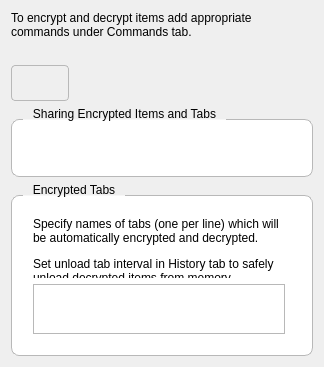
<?xml version="1.0" encoding="UTF-8"?>
<ui version="4.0">
 <class>ItemEncryptedSettings</class>
 <widget class="QWidget" name="ItemEncryptedSettings">
  <property name="styleSheet">
   <string>
QLineEdit, QComboBox, QSpinBox, QDoubleSpinBox { border-radius: 4px; border: 1px solid palette(mid); padding: 5px 8px; min-height: 24px; background: palette(base); }
QComboBox:focus, QLineEdit:focus, QSpinBox:focus, QDoubleSpinBox:focus { border: 1px solid palette(highlight); }
QPushButton { border-radius: 4px; padding: 5px 12px; min-height: 24px; border: 1px solid palette(mid); background: palette(button); }
QPushButton:hover { background: palette(alternate-base); }
QPushButton:pressed { background: palette(mid); }
QPushButton:default { background: palette(highlight); color: palette(highlighted-text); border: 1px solid palette(highlight); }
QPushButton:default:hover { background: palette(highlight); }
QCheckBox { spacing: 8px; }
QGroupBox { border-radius: 8px; border: 1px solid palette(mid); margin-top: 12px; padding: 12px; background: palette(base); }
QGroupBox::title { subcontrol-origin: margin; subcontrol-position: top left; padding: 0 8px; left: 12px; }
QListWidget, QTreeWidget, QTableWidget { border-radius: 8px; border: 1px solid palette(mid); }
QScrollBar:vertical { border: none; background: transparent; width: 8px; margin: 0; }
QScrollBar::handle:vertical { background: palette(mid); border-radius: 4px; min-height: 24px; }
QScrollBar::handle:vertical:hover { background: palette(mid); }
QScrollBar::add-line:vertical, QScrollBar::sub-line:vertical { height: 0; }
QScrollBar:horizontal { border: none; background: transparent; height: 8px; margin: 0; }
QScrollBar::handle:horizontal { background: palette(mid); border-radius: 4px; min-width: 24px; }
QScrollBar::handle:horizontal:hover { background: palette(mid); }
QScrollBar::add-line:horizontal, QScrollBar::sub-line:horizontal { width: 0; }
   </string>
  </property>

  <property name="geometry">
   <rect>
    <x>0</x>
    <y>0</y>
    <width>324</width>
    <height>367</height>
   </rect>
  </property>
  <property name="sizePolicy">
   <sizepolicy hsizetype="Preferred" vsizetype="Preferred">
    <horstretch>0</horstretch>
    <verstretch>1</verstretch>
   </sizepolicy>
  </property>
  <layout class="QVBoxLayout" name="verticalLayout">
   <item>
    <widget class="QLabel" name="label">
     <property name="text">
      <string>To encrypt and decrypt items add appropriate commands under Commands tab.</string>
     </property>
     <property name="wordWrap">
      <bool>true</bool>
     </property>
     <property name="openExternalLinks">
      <bool>true</bool>
     </property>
    </widget>
   </item>
   <item>
    <widget class="QLabel" name="labelInfo">
     <property name="text">
      <string/>
     </property>
     <property name="wordWrap">
      <bool>true</bool>
     </property>
    </widget>
   </item>
   <item>
    <layout class="QHBoxLayout" name="horizontalLayout_2">
     <item>
      <widget class="QPushButton" name="pushButtonPassword">
       <property name="text">
        <string/>
       </property>
      </widget>
     </item>
     <item>
      <spacer name="horizontalSpacer_2">
       <property name="orientation">
        <enum>Qt::Horizontal</enum>
       </property>
       <property name="sizeHint" stdset="0">
        <size>
         <width>40</width>
         <height>20</height>
        </size>
       </property>
      </spacer>
     </item>
    </layout>
   </item>
   <item>
    <widget class="QGroupBox" name="groupBoxShareInfo">
     <property name="title">
      <string>Sharing Encrypted Items and Tabs</string>
     </property>
     <layout class="QVBoxLayout" name="verticalLayout_2">
      <item>
       <widget class="QLabel" name="labelShareInfo">
        <property name="text">
         <string/>
        </property>
        <property name="wordWrap">
         <bool>true</bool>
        </property>
        <property name="textInteractionFlags">
         <set>Qt::LinksAccessibleByMouse|Qt::TextSelectableByMouse</set>
        </property>
       </widget>
      </item>
     </layout>
    </widget>
   </item>
   <item>
    <widget class="QGroupBox" name="groupBoxEncryptTabs">
     <property name="title">
      <string>Encrypted Tabs</string>
     </property>
     <layout class="QGridLayout" name="gridLayout">
      <item row="0" column="0" colspan="2">
       <widget class="QLabel" name="label_4">
        <property name="text">
         <string>&lt;p&gt;Specify names of tabs (one per line) which will be automatically encrypted and decrypted.&lt;/p&gt;
&lt;p&gt;Set unload tab interval in History tab to safely unload decrypted items from memory.&lt;/p&gt;</string>
        </property>
        <property name="wordWrap">
         <bool>true</bool>
        </property>
       </widget>
      </item>
      <item row="1" column="0">
       <widget class="QPlainTextEdit" name="plainTextEditEncryptTabs">
        <property name="sizePolicy">
         <sizepolicy hsizetype="Expanding" vsizetype="Expanding">
          <horstretch>0</horstretch>
          <verstretch>1</verstretch>
         </sizepolicy>
        </property>
       </widget>
      </item>
     </layout>
    </widget>
   </item>
   <item>
    <spacer name="verticalSpacer">
     <property name="orientation">
      <enum>Qt::Vertical</enum>
     </property>
     <property name="sizeHint" stdset="0">
      <size>
       <width>20</width>
       <height>40</height>
      </size>
     </property>
    </spacer>
   </item>
  </layout>
 </widget>
 <resources/>
 <connections/>
</ui>
